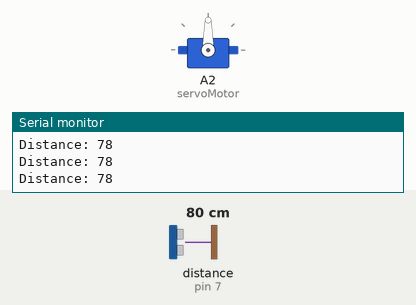
Simulated run of this sketch. Board: Arduino Uno, built with avr-gcc and run on an emulated ATmega328P. Shown: servo, the last lines printed to the serial monitor. Wiring (inferred from the names in the program): ultrasonic range finder: trigger pin 6; echo pin 7. The inputs (shaded band) are chosen by the test bench; at power-on: distance to the obstacle (sensor on pin 7) 80 cm. The echo pulse lasts 58.3 µs per cm.

Above: at 1.2 s.
1.3 s: distance to the obstacle (sensor on pin 7) set to 12 cm
2.8 s: distance to the obstacle (sensor on pin 7) set to 9 cm
At 5.3 s:
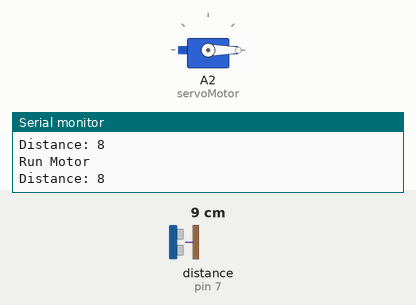
5.8 s: distance to the obstacle (sensor on pin 7) set to 18 cm
At 6.6 s:
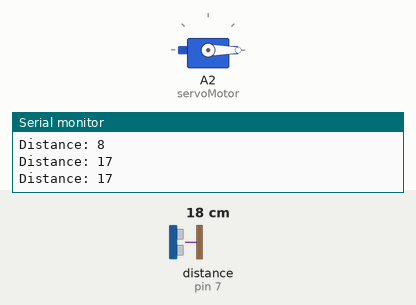
Timing chart, 0 to 8.8 s (numbered marks = the images above; inputs shaded):
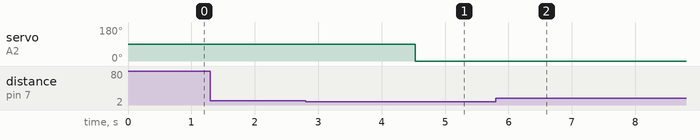

The sketch:

hand_wash_controller.ino
```cpp
#include <Servo.h>

Servo servoMotor;        //initialize a servo object for the connected servo

const int trigPin = 6;
const int echoPin = 7;

// defines variables
long duration;
int distance;

int state = 0;
long lastStateChanged = 0;
int angle = 0;

void setup() {
  servoMotor.attach(A2);
  pinMode(trigPin, OUTPUT);
  pinMode(echoPin, INPUT);
  Serial.begin(9600);
}

void loop() {
  // Clears the trigPin
  digitalWrite(trigPin, LOW);
  delayMicroseconds(2);
  // Sets the trigPin on HIGH state for 10 micro seconds
  digitalWrite(trigPin, HIGH);
  delayMicroseconds(10);
  digitalWrite(trigPin, LOW);
  // Reads the echoPin, returns the sound wave travel time in microseconds
  duration = pulseIn(echoPin, HIGH);
  // Calculating the distance
  distance = duration * 0.034 / 2;
  // Prints the distance on the Serial Monitor
  Serial.print("Distance: ");
  Serial.println(distance);

  long currentTime = millis();
  if (state == 0 && distance < 10 && currentTime - lastStateChanged > 3000 ) {
    state = 1;
    delay(800);
    lastStateChanged = millis();
    motorRun();
  }
  delay(400);

}


void motorRun() {
  Serial.println("Run Motor");

  int startAng = 90;
  int endAng = 0;
  //  for (angle = startAng; angle> endAng; angle -= 5)
  //  {
  servoMotor.write(startAng);
  //    delay(5);
  //  }

  delay(500);
  //  for (angle = endAng; angle < startAng; angle += 5)
  //  {
  servoMotor.write(endAng);
  //    delay(5);
  //  }

  state = 0;


}
```

Measured:
- the behaviour switches between 11 and 10 cm on distance to the obstacle (sensor on pin 7) (found by bisection; images 0 and 1)
- after the input at 2.8 s, servo on A2 (servoMotor): 90° → 0° after 1.7 s
- after the input at 5.8 s, servo on A2 (servoMotor): stops changing and stays 0°
